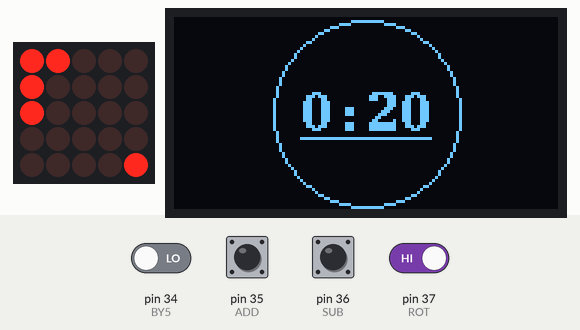
A sketch run on a simulated Arduino Mega 2560, built with avr-gcc and run on an emulated ATmega2560. On the bench: 5×5 LED matrix, 128×64 one-colour display. Wiring (inferred from the names in the program): LED matrix (orientation assumed): rows pin 2, pin 3, pin 4, pin 5, pin 6; columns pin 7, pin 8, pin 9, pin 10, pin 11. The inputs (shaded band) are chosen by the test bench; at power-on: pin 35 (ADD), pin 36 (SUB), pin 37 (ROT) HIGH, pin 34 (BY5) LOW.

Above: at 1.2 s.
1.3 s: pin 37 (ROT) driven LOW
At 2.9 s:
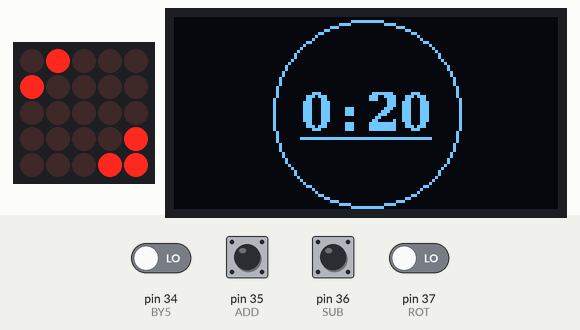
3.2 s: pin 37 (ROT) driven HIGH
At 5.6 s:
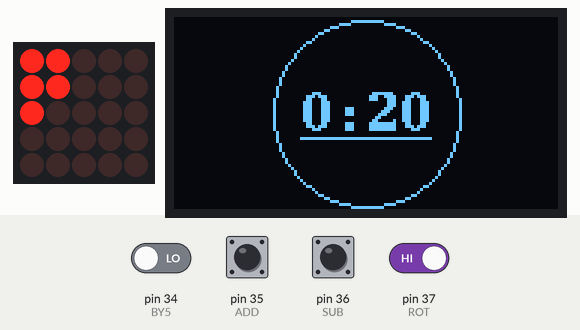
6.2 s: pin 37 (ROT) driven LOW
At 6.49 s:
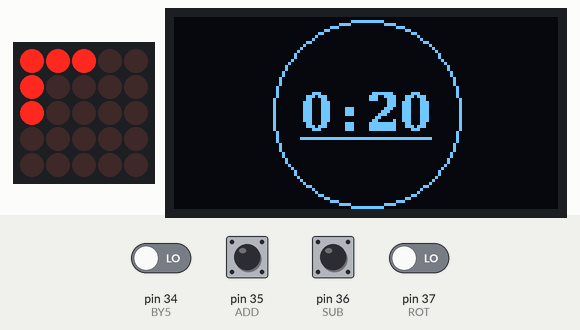
8.1 s: pin 37 (ROT) driven HIGH
At 9.82 s:
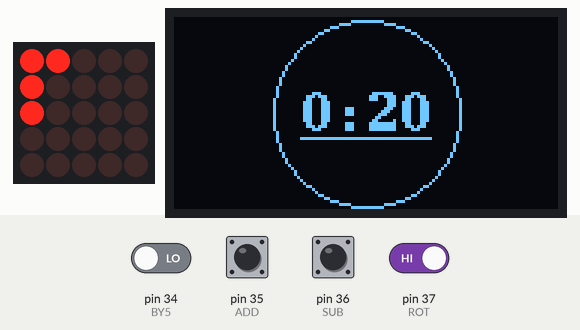
11.1 s: pin 36 (SUB) pulsed LOW 5 times (0.12 s each, 0.3 s apart)
At 14.0 s:
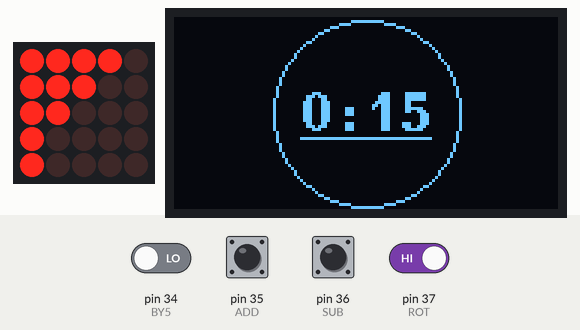
14.1 s: pin 37 (ROT) driven LOW
At 14.82 s:
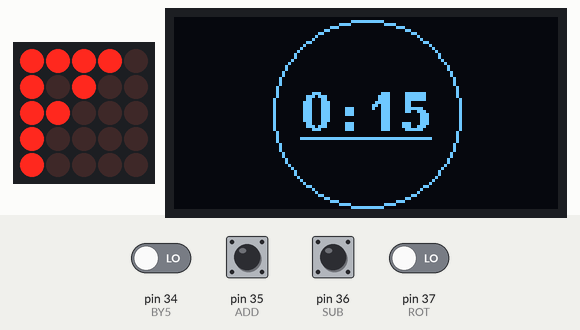

The sketch:

HourGlass.ino
```cpp
/*
 * Name: HourGlass
 * Author: eggseal
 * Version: 1.0
 * Date: 2024/09/04
 * Description:
 *   This program emulates the behaviour of an hourglass displayed in two LED matrices, the duration of the hourglass can be changed
 *   from its integrated buttons, the circuit can be flipped, behaving like a real hourglass, the system can be completely shut off
 *   as to preserve battery life.
 */

// Libraries
#include <U8g2lib.h>  // "U8g2" - "Oliver"

// Macros
// #define SIMULATION
// #define DEBUG

// Pin I/O
const uint8_t ROW[] = { 2, 3, 4, 5, 6 };    // The row of LEDs to turn on
const uint8_t COL[] = { 7, 8, 9, 10, 11 };  // The column of LEDs to turn on

#define BY5 34  // HIGH if the time changes by 5s
#define ADD 35  // HIGH if the time is incrementing
#define SUB 36  // HIGH if the time is decrementing
#define ROT 37  // Rotation sensor that says if the clock is upside down
#define MUX 13  // Toggles between both sides of the clock to reuse pins

// Constants
#define N 5                           // Size of the matrix
#define DOTS 22                       // Number of LEDs turned on at once
#define SCREEN_WIDTH 128              // Width in pixels of the OLED display
#define SCREEN_HEIGHT 64              // Height in pixels of the OLED display
#define TIME_POS_Y 38                 // Y coordinates of vertically aligned text
#define OLED_DISPLAY_INTERVAL 100     // Interval to update the OLED display
#define MAX_MIDDLE_FALL_INTERVAL 250  // Interval to update the middle falling dot
#define MAX_DURATION 600000           // Maximum allowed timer length
#define MIN_DURATION 5000             // Minimum allowed timer length

// Variables
bool lastAddState = false;  // The state of the ADD button in the previous iteration
bool lastSubState = false;  // The state of the SUB button in the previous iteration
bool lastRotState = false;  // The state of the rotation in the previous iteration, FALSE == UPRIGHT

unsigned long length = 20000;                               // Countdown timer (ms)
int minutes = 0, seconds = 0, timeWidth = 0, timePosX = 0;  // Values needed to write the length to the display
String timestamp = "";                                      // The time formatted in [m:ss]
int lastCircle = 0;
float secsPerDot = length / DOTS;  // How much time (ms) is represented by one dot
int dotsRemoved = 0;               // Counter of how many dots have been removed from the top

int m = N - 1;                    // The index of the falling dot animation
unsigned long lastMiddleDot = 0;  // Relative time since last falling dot index change
unsigned long lastDisplay = 0;    // Relative time since last OLED update
int dotsPlaced = 0;               // Counter of how many dots have been placed at the bottom
bool reachedSurface = false;      // Flag if the falling dot reached the bottom dots
bool oldMiddleState = false;      // Old state of the overwritten dot in the diagonal

bool sel = 1;        // The current mux toggle
long resetTime = 0;  // Execution time in which the clock was restarted
bool SIDE1[N][N] = {
  // State matrix of the LEDs
  { 0, 0, 1, 1, 1 },
  { 0, 1, 1, 1, 1 },
  { 1, 1, 1, 1, 1 },
  { 1, 1, 1, 1, 1 },
  { 1, 1, 1, 1, 1 },
};
bool SIDE2[N][N] = {
  // State matrix of the LEDs
  { 0, 0, 0, 0, 0 },
  { 0, 0, 0, 0, 0 },
  { 0, 0, 0, 0, 0 },
  { 0, 0, 0, 0, 0 },
  { 0, 0, 0, 0, 0 },
};
U8G2_SSD1306_128X64_NONAME_F_HW_I2C display(U8G2_R0, U8X8_PIN_NONE);

// Macro subroutines
#ifdef DEBUG
#define PRINT_DURATION(total, interval) \
  do { \
    Serial.print("Duration: "); \
    Serial.print(total); \
    Serial.print(" :: Interval: "); \
    Serial.println(interval); \
  } while (0)
#define PRINT_DOT_STATES(placed, removed, total) \
  do { \
    Serial.print("Dots Removed: "); \
    Serial.print(removed); \
    Serial.print("/"); \
    Serial.print(total); \
    Serial.print(" :: Dots Placed: "); \
    Serial.print(placed); \
    Serial.print("/"); \
    Serial.println(total); \
  } while (0)
#define PRINT_COMPARE_TIME(label, time) \
  do { \
    Serial.print("Current: "); \
    Serial.print(millis()); \
    Serial.print(" :: "); \
    Serial.print(label); \
    Serial.print(": "); \
    Serial.println(time); \
  } while (0)
#define PRINT_TIMESTAMP(label, var) \
  do { \
    Serial.print("["); \
    Serial.print(millis()); \
    Serial.print("]: "); \
    Serial.print(label); \
    Serial.print(" "); \
    Serial.println(var); \
  } while (0)
#define PRINT_MATRIX(matrix, indent) \
  do { \
    for (uint8_t r = 0; r < N; r++) { \
      for (uint8_t i = 0; i < indent; i++) \
        Serial.print("  "); \
      for (uint8_t c = 0; c < N; c++) { \
        Serial.print(matrix[r][c] ? 1 : 0); \
        Serial.print(" "); \
      } \
      Serial.println(); \
    } \
  } while (0)
#else
#define PRINT_DURATION(total, interval)
#define PRINT_DOT_STATES(placed, removed, total)
#define PRINT_COMPARE_TIME(label, time)
#define PRINT_TIMESTAMP(label, var)
#define PRINT_MATRIX(matrix, indent)
#endif

#ifdef SIMULATION
/**
 * Sends a matrix on a MatLab format on a single line to the Serial port, intended for simulating the LEDs from another program
 * @param matrix The state matrix that's being rendered
 */
void sendClockSerial() {
  for (int i = 0; i < N; i++) {
    for (int j = 0; j < N; j++) {
      Serial.print(SIDE1[i][j] ? 1 : 0);
      if (j < N - 1)
        Serial.print(",");
    }
    Serial.print(";");  // Newline after each row
  }
  Serial.println();
  delay(50);  // Delay to avoid flooding the serial port
  for (int i = N - 1; i >= 0; i--) {
    for (int j = N - 1; j >= 0; j--) {
      Serial.print(SIDE2[i][j] ? 1 : 0);
      if (j > 0)
        Serial.print(",");
    }
    Serial.print(";");  // Newline after each row
  }
  Serial.println();
  delay(50);  // Delay to avoid flooding the serial port
}
#else
void sendClockSerial() {}
#endif

// Subroutines
/**
 * Inverts the values of two states whose transition is not immediate
 * @param TOTAL The maximum number of dots
 * @param stateA The amount currently on the state A
 * @param stateB The amount currently on the state B
 */
void swapState(int TOTAL, int& stateA, int& stateB) {
  int prevB = stateB;
  stateB = TOTAL - stateA;
  stateA = TOTAL - prevB;
}
bool turnRemovedOff(int counter) {
  return counter > 0 ? LOW : HIGH;
}
bool turnPlacedOn(int counter) {
  return counter > 0 ? HIGH : LOW;
}
void iterateDiagonally(bool (&side)[N][N], int counter, bool (*execute)(int)) {
  uint8_t i = 0, j = 0;
  // Iterate until it reaches position NxN
  while (i + j <= (N - 1) * 2) {
    // Go diagonally through every diagonal position from bottom left to top right
    for (uint8_t r = i, c = j; r >= j && c <= i; r--, c++) {
      side[r][c] = execute(counter);
      counter--;
    }
    // Move the diagonal one position to the right
    if (i >= N - 1) j++;
    else i++;
  }
}
/**
 * Draws a state matrix onto the LEDs one row at a time
 * @param side The state matrix that is being drawn
 */
void drawMatrix(bool side[N][N], bool mux) {
  digitalWrite(MUX, mux);
  // Turn HIGH every row one by one while turning LOW every one on the side matrix row
  for (uint8_t r = 0; r < N; r++) {
    digitalWrite(ROW[r], LOW);
    for (uint8_t c = 0; c < N; c++)
      digitalWrite(COL[c], !(side)[r][c]);
    // Wait 1ms before turning the row LOW to allow the eye to see it
    delay(10);
    digitalWrite(ROW[r], HIGH);
  }
}

void setup() {
  // Pin definition
  pinMode(BY5, INPUT);
  pinMode(ADD, INPUT);
  pinMode(SUB, INPUT);
  pinMode(ROT, INPUT);
  pinMode(MUX, OUTPUT);
  for (uint8_t i = 0; i < N; i++) {
    pinMode(ROW[i], OUTPUT);
    pinMode(COL[i], OUTPUT);

    // Output clearing
    digitalWrite(ROW[i], HIGH);
    digitalWrite(COL[i], HIGH);
  }
  digitalWrite(MUX, HIGH);

  // Comms
  Serial.begin(115200);

  // Variable initialization
  lastAddState = digitalRead(ADD);
  lastSubState = digitalRead(SUB);
  lastRotState = digitalRead(ROT);

  // Library initialization
  display.begin();
  display.setFont(u8g2_font_t0_22b_tf);
}

void loop() {
  // Handle length changes depending on which button just got pressed
  int diff = digitalRead(BY5) ? 5000 : 1000;
  if (!lastAddState && digitalRead(ADD)) length = min(length + diff, MAX_DURATION);
  else if (!lastSubState && digitalRead(SUB)) length = max(length - diff, MIN_DURATION);
  lastAddState = digitalRead(ADD);
  lastSubState = digitalRead(SUB);

  // Update the interval depending on the new duration
  if (secsPerDot != length / DOTS) {
    secsPerDot = length / DOTS;
    PRINT_DURATION(length, secsPerDot);
  }

  // If the clock's rotation changed, swap the top and bottom sides and restart the clock at the current elapsed time
  if (lastRotState != digitalRead(ROT)) {
    PRINT_DOT_STATES(dotsPlaced, dotsRemoved, DOTS);
    swapState(DOTS, dotsPlaced, dotsRemoved);
    PRINT_DOT_STATES(dotsPlaced, dotsRemoved, DOTS);
    resetTime = millis() - dotsRemoved * secsPerDot;  // Current time minus the time it would take for the already removed dots to be removed
    PRINT_COMPARE_TIME("Reset", resetTime);
  }

  // Swap bottom and top depending on the rotation of the clock
  lastRotState = digitalRead(ROT);
  bool(&top)[N][N] = lastRotState ? SIDE2 : SIDE1;
  bool(&bot)[N][N] = lastRotState ? SIDE1 : SIDE2;

  // Draws the top side if there's still dots to be removed and the time has surpassed the next dot time step
  if (dotsRemoved < DOTS && millis() > resetTime + (dotsRemoved + 1) * secsPerDot) {
    dotsRemoved++;                               // Add the removed dot to the counter
    int toTurnOff = N * N - DOTS + dotsRemoved;  // The always empty dots plus the dots that have been removed
    iterateDiagonally(top, toTurnOff, turnRemovedOff);
    PRINT_TIMESTAMP("Removed Dots", dotsRemoved);
  }

  // Draw the bottom side if there's a removed dot that hasn't been placed and the falling dot reached the surface of the bottom
  if (dotsPlaced < dotsRemoved && reachedSurface) {
    reachedSurface = false;  // Reset the surface flag
    dotsPlaced = dotsRemoved;
    iterateDiagonally(bot, dotsPlaced, turnPlacedOn);
    PRINT_TIMESTAMP("Placed Dots", dotsPlaced);
    PRINT_MATRIX(SIDE1, 0);
    PRINT_MATRIX(SIDE2, N);
    PRINT_COMPARE_TIME("Current Clock", millis() - resetTime);
  }

  // Change the index of the diagonal dot if all the dots haven't been placed on every interval
  if (dotsPlaced < DOTS && millis() - lastMiddleDot > min(secsPerDot / N, MAX_MIDDLE_FALL_INTERVAL)) {
    (bot)[m][m] = m == 0 ? 1 : oldMiddleState;
    m = (m - 1 + N) % N;  // Change to the next diagonal position

    reachedSurface = !oldMiddleState && ((bot)[m][m] || m == 0);  // It reached the surface if previously the dot was placed on an off LED and now it's on an on LED or at the bottom of the clock
    oldMiddleState = (bot)[m][m];                                 // Save the current state of the LED for the next iteration
    (bot)[m][m] = 1;                                              // Turn on the falling dot
    lastMiddleDot = millis();                                     // Update relative time
    PRINT_TIMESTAMP("Middle Index", m);
  }

  // Draw to screen
  drawMatrix(SIDE1, HIGH);
  drawMatrix(SIDE2, LOW);
  sendClockSerial();

  // Draw to OLED screen
  if (millis() - lastDisplay > OLED_DISPLAY_INTERVAL) {
    // Extract minutes and seconds from the length and format it in [m:ss]
    minutes = length / 1000 / 60;
    seconds = length / 1000 % 60;
    timestamp = String(minutes) + ":" + (seconds < 10 ? "0" : "") + String(seconds);
    const char* timestampChar = timestamp.c_str();  // Convert the timestamp to char* for operations

    // Calculate position in display matrix to center the timestamp
    timeWidth = display.getStrWidth(timestampChar);
    timePosX = (SCREEN_WIDTH - timeWidth) / 2;

    // Write the time to the buffer
    display.clearBuffer();
    display.drawStr(timePosX, TIME_POS_Y, timestampChar);
    display.drawCircle(SCREEN_WIDTH / 2, SCREEN_HEIGHT / 2, (SCREEN_HEIGHT - 1) / 2);
    display.drawLine((SCREEN_WIDTH - timeWidth) / 2, 40, (SCREEN_WIDTH + timeWidth) / 2, 40);
    display.sendBuffer();
    lastDisplay = millis();
  }
}
```

Measured:
- after the input at 1.3 s, the display: first changes after 0.08 s (image 1 shows a later state)
- after the input at 3.2 s, the display: first changes after 1.2 s (image 2 shows a later state)
- after the input at 6.2 s, the display: first differs from a run without the input after 0.24 s (image 3)
- after the input at 8.1 s, the display: changes after 1.1 s (image 4)
- after the input at 14.1 s, the display: changes after 0.61 s (image 6)
- what the display in image 1 shows lasts 0.8 s, from 2.4 s to 3.2 s
- what the display in image 2 shows lasts 0.5 s, from 5.3 s to 5.8 s
